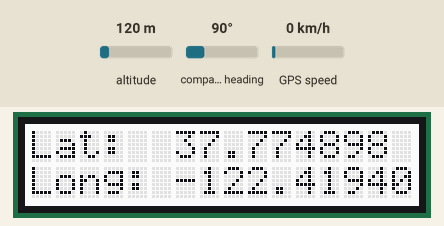
This sketch was run on a simulated Arduino Uno, built with avr-gcc and run on an emulated ATmega328P. Parts: 16×2 character LCD. The inputs (shaded band) are chosen by the test bench; at power-on: altitude 120 m, compass heading 90°, GPS speed 0 km/h. The GPS gets a fix after 3 s at 37.7749, -122.4194 with 8 satellites; what the sketch prints to the serial monitor is not drawn.

Above: at 3.7 s.
3.8 s: altitude set to 20 m
At 6.3 s:
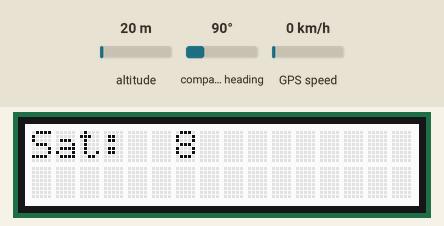
At 7.6 s:
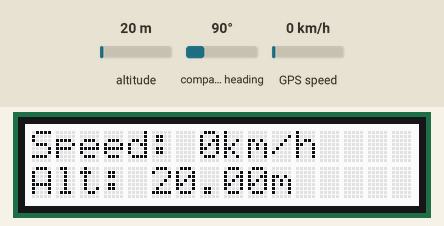
7.8 s: compass heading set to 11°
At 10.1 s:
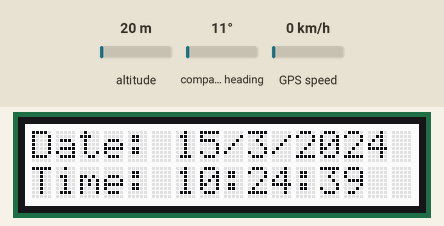
11.8 s: compass heading set to 8°
Timing chart, 0 to 14.8 s (numbered marks = the images above; inputs shaded):
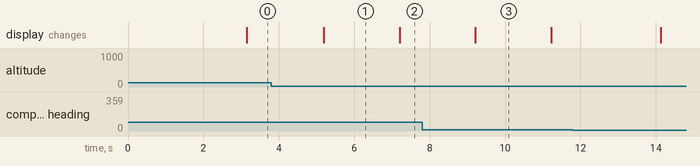

The sketch:

Arduino-GPScode.ino
```cpp
/* GPS location code - basic example
@date: 10 January 2021

This source code is provided by Richard J Smith 'as is' and 'with all faults'. The provider makes no
representations or warranties of any kind concerning the safety, suitability, inaccuracies,
typographical errors, or other harmful components of this software.

@author: Richard J Smith

The following code is only intended as a quick/rough demonstration of - using an Arduino UNO to measure GPS data,
transfering GPS data via serial connection to a PC.
*/

#include <SoftwareSerial.h>
#include <TinyGPS.h>
#include "rgb_lcd.h"
#include <SPI.h>
#include <Wire.h>

rgb_lcd lcd;

long lat, lon;
unsigned long age, time, date, speed, course;
int year;
int DisplayState = 1;
byte month, day, hour, minute, second, hundredths;
float curLAT, curLON, curSAT, curSPEED, curAGE, curALT, curCOURSE;

SoftwareSerial GPS(2, 3);
TinyGPS gps;

String incomingstring = "";
bool stringcomplete = false;
unsigned long previousMillis1 = 0;
long OnTime1 = 2000;
unsigned long previousMillis2 = 0;
long OnTime2 = 10000;

void setup() {
  Serial.begin(9600);
  Serial.println(F("Starting"));
  incomingstring.reserve(200);

  lcd.begin(16, 2);

  GPS.begin(9600);
  lcd.clear();
  lcd.setCursor(0, 0);
  lcd.print(F("GPSbasic"));
  lcd.setCursor(0, 1);
  lcd.print(F("Wait please"));
  int x = 0;
  do {
    Serial.println(F("GPSbasic"));
    x ++;
    delay (100);
  } while (x < 10);
}

void loop() {
  byte a;
  if (GPS.available())
  {
    a = GPS.read();
    while (gps.encode(a))
    {
      if (stringcomplete) {
        if (incomingstring.startsWith("Ping")) {
          Serial.println(F("Application GPSbasic - GPS RoyalTek"));
        }
        incomingstring = "";
        stringcomplete = false;
      }
      gps.get_position(&lat, &lon);
      gps.get_datetime(&date, &time, &age);
      gps.crack_datetime(&year, &month, &day, &hour, &minute, &second, &hundredths, &age);
      curLAT = lat;
      curLON = lon;
      curSAT = gps.satellites();
      curSPEED = gps.speed();
      curALT = gps.altitude();
      curCOURSE = gps.course();
      curAGE = age;

      unsigned long currentMillis = millis();
      if (currentMillis - previousMillis1 >= OnTime1) {
        previousMillis1 = currentMillis;
        if (DisplayState == 1) {
          lcd.clear();
          lcd.setCursor(0, 0);
          lcd.print(F("Lat:  "));
          lcd.print(curLAT * 0.000001, 6);
          lcd.setCursor(0, 1);
          lcd.print(F("Long: "));
          lcd.print(curLON * 0.000001, 6);
          DisplayState = 2;
        } else if (DisplayState == 2) {
          lcd.clear();
          lcd.print(F("Sat:  "));
          lcd.print(curSAT, 0);
          DisplayState = 3;
        } else if (DisplayState == 3) {
          lcd.clear();
          lcd.print(F("Speed: "));
          lcd.print((curSPEED * 1.852), 0);
          lcd.print(F("km/h"));
          lcd.setCursor(0, 1);
          lcd.print(F("Alt: "));
          lcd.print((curALT / 100), 2);
          lcd.print(F("m"));
          DisplayState = 4;
        } else if (DisplayState == 4) {
          lcd.clear();
          lcd.print(F("Date: "));
          lcd.print(static_cast<int>(day)); lcd.print("/");
          lcd.print(static_cast<int>(month)); lcd.print("/"); lcd.print(year);
          lcd.setCursor(0, 1);
          lcd.print(F("Time: "));
          lcd.print(static_cast<int>(hour)); lcd.print(":");
          lcd.print(static_cast<int>(minute)); lcd.print(":"); lcd.print(static_cast<int>(second));
          DisplayState = 1;
        }
      }
      if (currentMillis - previousMillis2 >= OnTime2) {
        previousMillis2 = currentMillis;
        gps.get_datetime(&date, &time, &age);
        gps.crack_datetime(&year, &month, &day, &hour, &minute, &second, &hundredths, &age);
        Serial.print("##");
        Serial.print(",");
        Serial.print("lat"); Serial.print(","); Serial.print((curLAT * 0.000001), 8); Serial.print(",");
        Serial.print("lon"); Serial.print(","); Serial.print((curLON * 0.000001), 8); Serial.print(",");
        Serial.print("Sat"); Serial.print(","); Serial.print((curSAT), 0); Serial.print(",");
        Serial.print("Speed(knots)"); Serial.print(","); Serial.print((curSPEED), 2); Serial.print(",");
        Serial.print("Speed(km/h)"); Serial.print(","); Serial.print((curSPEED * 1.852), 2); Serial.print(",");
        Serial.print("Alt(m)"); Serial.print(","); Serial.print((curALT / 100), 2); Serial.print(",");
        Serial.print("Course"); Serial.print(","); Serial.print(curCOURSE); Serial.print(",");
        Serial.print("Date"); Serial.print(","); Serial.print(static_cast<int>(day)); Serial.print("/");
        Serial.print(static_cast<int>(month)); Serial.print("/"); Serial.print(year);
        Serial.print(",");
        Serial.print("Time"); Serial.print(","); Serial.print(static_cast<int>(hour)); Serial.print(":");
        Serial.print(static_cast<int>(minute)); Serial.print(":"); Serial.print(static_cast<int>(second));
        Serial.print(",");
        Serial.println("##");
      }
      delay(50);
    }
  }
}

void serialEvent() {
  while (Serial.available()) {
    char inChar = (char)Serial.read();
    incomingstring += inChar;
    if (inChar == '\n') {
      stringcomplete = true;
    }
  }
}
```

Measured:
- what the display in image 1 shows lasts 2.0 s, from 5.2 s to 7.2 s
